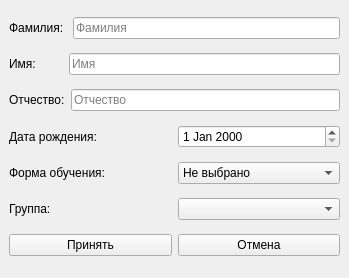
<?xml version="1.0" encoding="UTF-8"?>
<ui version="4.0">
 <class>StudentEditor</class>
 <widget class="QMainWindow" name="StudentEditor">
  <property name="geometry">
   <rect>
    <x>0</x>
    <y>0</y>
    <width>349</width>
    <height>278</height>
   </rect>
  </property>
  <property name="windowTitle">
   <string>Студент</string>
  </property>
  <widget class="QWidget" name="centralwidget">
   <layout class="QVBoxLayout" name="verticalLayout">
    <item>
     <layout class="QHBoxLayout" name="horizontalLayout">
      <item>
       <widget class="QLabel" name="label">
        <property name="text">
         <string>Фамилия: </string>
        </property>
       </widget>
      </item>
      <item>
       <widget class="QLineEdit" name="surname">
        <property name="placeholderText">
         <string>Фамилия</string>
        </property>
       </widget>
      </item>
     </layout>
    </item>
    <item>
     <layout class="QHBoxLayout" name="horizontalLayout_2">
      <item>
       <widget class="QLabel" name="label_2">
        <property name="text">
         <string>Имя:        </string>
        </property>
       </widget>
      </item>
      <item>
       <widget class="QLineEdit" name="name">
        <property name="placeholderText">
         <string>Имя</string>
        </property>
       </widget>
      </item>
     </layout>
    </item>
    <item>
     <layout class="QHBoxLayout" name="horizontalLayout_3">
      <item>
       <widget class="QLabel" name="label_3">
        <property name="text">
         <string>Отчество:</string>
        </property>
       </widget>
      </item>
      <item>
       <widget class="QLineEdit" name="patronymic">
        <property name="placeholderText">
         <string>Отчество</string>
        </property>
       </widget>
      </item>
     </layout>
    </item>
    <item>
     <layout class="QHBoxLayout" name="horizontalLayout_4">
      <item>
       <widget class="QLabel" name="label_4">
        <property name="text">
         <string>Дата рождения:</string>
        </property>
       </widget>
      </item>
      <item>
       <widget class="QDateEdit" name="date">
        <property name="dateTime">
         <datetime>
          <hour>0</hour>
          <minute>0</minute>
          <second>0</second>
          <year>2000</year>
          <month>1</month>
          <day>1</day>
         </datetime>
        </property>
        <property name="maximumDateTime">
         <datetime>
          <hour>23</hour>
          <minute>59</minute>
          <second>59</second>
          <year>2005</year>
          <month>1</month>
          <day>1</day>
         </datetime>
        </property>
        <property name="minimumDateTime">
         <datetime>
          <hour>0</hour>
          <minute>0</minute>
          <second>0</second>
          <year>1950</year>
          <month>1</month>
          <day>1</day>
         </datetime>
        </property>
       </widget>
      </item>
     </layout>
    </item>
    <item>
     <layout class="QHBoxLayout" name="horizontalLayout_5">
      <item>
       <widget class="QLabel" name="label_5">
        <property name="text">
         <string>Форма обучения:</string>
        </property>
       </widget>
      </item>
      <item>
       <widget class="QComboBox" name="type">
        <item>
         <property name="text">
          <string>Не выбрано</string>
         </property>
        </item>
        <item>
         <property name="text">
          <string>Бюджет</string>
         </property>
        </item>
        <item>
         <property name="text">
          <string>Контракт</string>
         </property>
        </item>
       </widget>
      </item>
     </layout>
    </item>
    <item>
     <layout class="QHBoxLayout" name="horizontalLayout_6">
      <item>
       <widget class="QLabel" name="label_6">
        <property name="text">
         <string>Группа:</string>
        </property>
       </widget>
      </item>
      <item>
       <widget class="QComboBox" name="group"/>
      </item>
     </layout>
    </item>
    <item>
     <layout class="QHBoxLayout" name="horizontalLayout_7">
      <item>
       <widget class="QPushButton" name="btn_accept">
        <property name="text">
         <string>Принять</string>
        </property>
       </widget>
      </item>
      <item>
       <widget class="QPushButton" name="btn_cancle">
        <property name="text">
         <string>Отмена</string>
        </property>
       </widget>
      </item>
     </layout>
    </item>
   </layout>
  </widget>
 </widget>
 <resources/>
 <connections/>
</ui>
